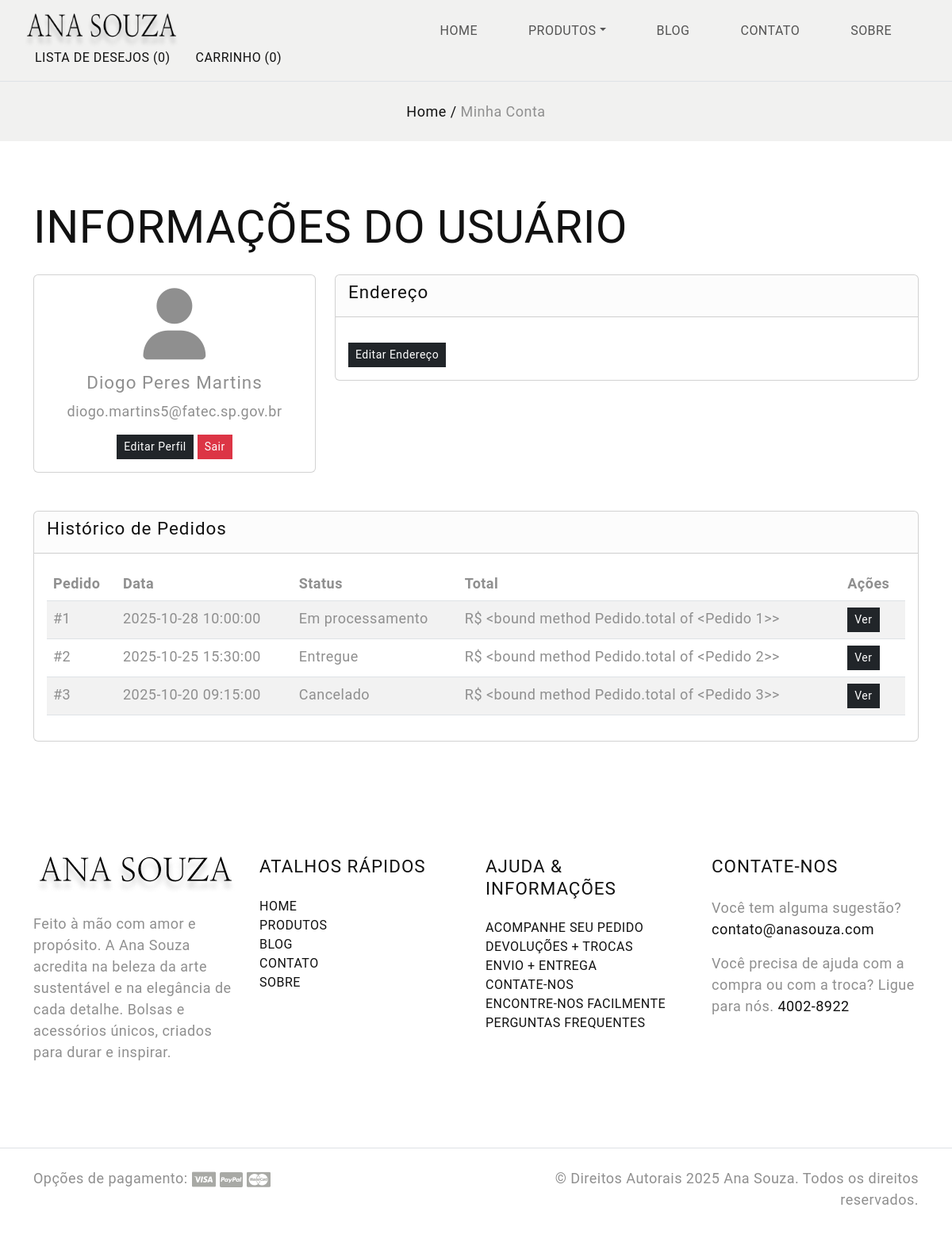
Screenshot of /user (signed in) with the database file from the repository.
### app.py (models this page shows, shortened)
class Usuario(db.Model):
    id = db.Column(db.Integer, primary_key=True)
    nome = db.Column(db.String(100))
    email = db.Column(db.String(100), unique=True)
    senha = db.Column(db.String(200))
    data_nascimento = db.Column(db.String(10))
    telefone = db.Column(db.String(15))

class Pedido(db.Model):
    id = db.Column(db.Integer, primary_key=True)
    data = db.Column(db.DateTime, default=datetime.utcnow)
    status = db.Column(db.String(50), default="Em processamento")
    usuario_id = db.Column(db.Integer, db.ForeignKey("usuario.id"), nullable=False)
    itens = db.relationship("PedidoProduto", backref="pedido", lazy=True)

### app.py (the view)
@app.route('/user')
def user_info():
    user_email = session.get('usuario')
    if not user_email:
        return redirect(url_for('login'))
    user = Usuario.query.filter_by(email=user_email).first()
    if not user:
        return redirect(url_for('login'))
    pedidos = Pedido.query.filter_by(usuario_id=user.id).order_by(Pedido.data.desc()).all()
    return render_template('user_info.html', user=user, pedidos=pedidos)

### templates/user_info.html (shortened to what this page needs)
<!DOCTYPE html>
<html lang="pt-BR">
<head>
  <link href="https://cdn.jsdelivr.net/npm/bootstrap@5.3.0-alpha3/dist/css/bootstrap.min.css" rel="stylesheet">
  <link rel="stylesheet" href="https://cdnjs.cloudflare.com/ajax/libs/font-awesome/6.4.2/css/all.min.css">
  <link rel="stylesheet" href="{{ url_for('static', filename='css/style.css') }}">
</head>
<body class="homepage">
  {% include 'navbar.html' %}
  <section class="hero-section bg-light py-4">
    <div class="container">
      <div class="row">
        <div class="text-center">
          <div class="breadcrumbs">
            <span class="item"><a href="{{ url_for('home') }}">Home /</a></span>
            <span class="item">Minha Conta</span>
          </div>
        </div>
      </div>
    </div>
  </section>
  <section id="user-info" class="py-5">
    <div class="container">
      <h2 class="section-title text-uppercase mb-4">Informações do Usuário</h2>
      <div class="row">
        <div class="col-md-4 mb-4">
          <div class="card">
            <div class="card-body text-center">
              <i class="fa-solid fa-user fa-5x mb-3"></i>
              <h5 class="card-title">{{ user.nome }}</h5>
              <p class="card-text">{{ user.email }}</p>
              <a href="{{ url_for('edit_profile') }}" class="btn btn-dark btn-sm">Editar Perfil</a>
              <a href="{{ url_for('logout') }}" class="btn btn-danger btn-sm">Sair</a>
            </div>
          </div>
        </div>
        <div class="col-md-8 mb-4">
          <div class="card">
            <div class="card-header">
              <h5>Endereço</h5>
            </div>
            <div class="card-body">
              <a href="{{ url_for('edit_address') }}" class="btn btn-dark btn-sm">Editar Endereço</a>
            </div>
          </div>
        </div>
      </div>
      <div class="row mt-4">
        <div class="col-12">
          <div class="card">
            <div class="card-header">
              <h5>Histórico de Pedidos</h5>
            </div>
            <div class="card-body table-responsive">
              <table class="table table-striped">
                <thead>
                  <tr>
                    <th>Pedido</th>
                    <th>Data</th>
                    <th>Status</th>
                    <th>Total</th>
                    <th>Ações</th>
                  </tr>
                </thead>
                <tbody>
                  {% for pedido in pedidos %}
                  <tr>
                    <td>#{{ pedido.id }}</td>
                    <td>{{ pedido.data }}</td>
                    <td>{{ pedido.status }}</td>
                    <td>R$ {{ pedido.total }}</td>
                    <td><a href="{{ url_for('order_details', id=pedido.id) }}" class="btn btn-sm btn-dark">Ver</a></td>
                  </tr>
                  {% else %}
                  <tr>
                    <td colspan="5" class="text-center">Nenhum pedido encontrado</td>
                  </tr>
                  {% endfor %}
                </tbody>
              </table>
            </div>
          </div>
        </div>
      </div>
    </div>
  </section>
    <footer id="footer" class="mt-5">
    <div class="container">
      <div class="row d-flex flex-wrap justify-content-between py-5">
        <div class="col-md-3 col-sm-6">
          <div class="footer-menu footer-menu-001">
            <div class="footer-intro mb-4">
              <a href="{{ url_for('home') }}">
                <img src="static/resource/logo.png" alt="logo">
              </a>
            </div>
            <p>Feito à mão com amor e propósito. A Ana Souza acredita na beleza da arte sustentável e na elegância de cada detalhe.
              Bolsas e acessórios únicos, criados para durar e inspirar.</p>
            <div class="social-links">
              <ul class="list-unstyled d-flex flex-wrap gap-3">
                <li>
                  <a href="#" class="text-secondary">
                    <svg width="24" height="24" viewBox="0 0 24 24">
                      <use xlink:href="#facebook"></use>
                    </svg>
                  </a>
                </li>
                <li>
                  <a href="#" class="text-secondary">
                    <svg width="24" height="24" viewBox="0 0 24 24">
                      <use xlink:href="#twitter"></use>
                    </svg>
                  </a>
                </li>
                <li>
                  <a href="#" class="text-secondary">
                    <svg width="24" height="24" viewBox="0 0 24 24">
                      <use xlink:href="#youtube"></use>
                    </svg>
                  </a>
                </li>
                <li>
                  <a href="#" class="text-secondary">
                    <svg width="24" height="24" viewBox="0 0 24 24">
                      <use xlink:href="#pinterest"></use>
                    </svg>
                  </a>
                </li>
                <li>
                  <a href="#" class="text-secondary">
                    <svg width="24" height="24" viewBox="0 0 24 24">
                      <use xlink:href="#instagram"></use>
                    </svg>
                  </a>
                </li>
              </ul>
            </div>
          </div>
        </div>
        <div class="col-md-3 col-sm-6">
          <div class="footer-menu footer-menu-002">
            <h5 class="widget-title text-uppercase mb-4">Atalhos rápidos</h5>
            <ul class="menu-list list-unstyled text-uppercase border-animation-left fs-6">
              <li class="menu-item">
                <a href="{{ url_for('home') }}" class="item-anchor">Home</a>
              </li>
              <li class="menu-item">
                <a href="{{ url_for('all_products') }}" class="item-anchor">Produtos</a>
              </li>
              <li class="menu-item">
                <a href="{{ url_for('blog') }}" class="item-anchor">Blog</a>
              </li>
              <li class="menu-item">
                <a href="{{ url_for('contact') }}" class="item-anchor">Contato</a>
              </li>
              <li class="menu-item">
                <a href="{{ url_for('lading_page') }}" class="item-anchor">Sobre</a>
              </li>
            </ul>
          </div>
        </div>
        <div class="col-md-3 col-sm-6">
          <div class="footer-menu footer-menu-003">
            <h5 class="widget-title text-uppercase mb-4">Ajuda & Informações</h5>
            <ul class="menu-list list-unstyled text-uppercase border-animation-left fs-6">
              <li class="menu-item">
                <a href="#" class="item-anchor">Acompanhe seu pedido</a>
              </li>
              <li class="menu-item">
                <a href="#" class="item-anchor">Devoluções + Trocas</a>
              </li>
              <li class="menu-item">
                <a href="#" class="item-anchor">Envio + Entrega</a>
              </li>
              <li class="menu-item">
                <a href="{{ url_for('contact') }}" class="item-anchor">Contate-nos</a>
              </li>
              <li class="menu-item">
                <a href="{{ url_for('contact') }}" class="item-anchor">Encontre-nos facilmente</a>
              </li>
              <li class="menu-item">
                <a href="#" class="item-anchor">Perguntas Frequentes</a>
              </li>
            </ul>
          </div>
        </div>
        <div class="col-md-3 col-sm-6">
          <div class="footer-menu footer-menu-004 border-animation-left">
            <h5 class="widget-title text-uppercase mb-4">Contate-nos</h5>
            <p>Você tem alguma sugestão? <a href="mailto:contato@yourcompany.com"
                class="item-anchor">contato@anasouza.com</a></p>
            <p>Você precisa de ajuda com a compra ou com a troca? Ligue para nós. <a href="tel:40028922" class="item-anchor">4002-8922</a>
            </p>
          </div>
        </div>
      </div>
    </div>
    <div class="border-top py-4">
      <div class="container">
        <div class="row">
          <div class="col-md-6 d-flex flex-wrap">
            <div class="payment-option">
              <span>Opções de pagamento:</span>
              <img src="static/resource/visa-card.png" alt="card">
              <img src="static/resource/paypal-card.png" alt="card">
              <img src="static/resource/master-card.png" alt="card">
            </div>
          </div>
          <div class="col-md-6 text-end">
            <p>© Direitos Autorais 2025 Ana Souza. Todos os direitos reservados. </p>
          </div>
        </div>
      </div>
    </div>
  </footer>
</body>
</html>

### static/css/style.css (style rules this page uses)
body { --heading-font: "Marcellus", Roboto, sans-serif; --heading-font-weight: 400; --heading-color: #111; --heading-line-height: 1.24; --swiper-theme-color: #8C907E; --bs-body-font-family: "Jost", Roboto, sans-serif; --bs-body-font-size: 18px; --bs-body-font-weight: 400; --bs-body-line-height: 1.5; --bs-body-color: #8f8f8f; --bs-body-color-rgb: 143, 143, 143; --bs-primary: #8C907E; --bs-secondary: #6c757d; --bs-black: #111; --bs-light: #F1F1F0; --bs-dark: #212529; --bs-gray: #9aa1a7; --bs-gray-dark: #51565b; --bs-primary-rgb: 140, 144, 126; --bs-secondary-rgb: 108, 117, 125; --bs-black-rgb: 17, 17, 17; --bs-light-rgb: 241, 241, 240; --bs-dark-rgb: 33, 37, 41; --bs-link-color: #111; --bs-link-color-rgb: 17, 17, 17; --bs-link-decoration: underline; --bs-link-hover-color: #111; --bs-link-hover-color-rgb: 17, 17, 17; }
body { letter-spacing: 0.03rem; }
h1, .h1, h2, .h2, h3, .h3, h4, .h4, h5, .h5, h6, .h6 { font-family: var(--heading-font); font-weight: var(--heading-font-weight); color: var(--heading-color); line-height: var(--heading-line-height); }
h1, h2, h3 { margin: 25px 0; }
h5, h6 { letter-spacing: 1px; }
h2, .h2 { font-size: 3.6rem; }
h5, .h5 { font-size: 1.4rem; }
a { text-decoration: none; }
.btn { --bs-btn-border-radius: 0; }
.border-animation-left .item-anchor { position: relative; margin-bottom: 20px; }
.border-animation-left .item-anchor:after { content: ""; position: absolute; width: 0; height: 1px; left: 0; bottom: 0; z-index: 9; background: var(--bs-dark); transition: all 0.5s ease; }
.border-animation-left.light-border .item-anchor:after, .border-animation-left .item-anchor:after { background: var(--bs-dark); }

### rows the page displays
Usuario: nome "Diogo Peres Martins", email "diogo.martins5@fatec.sp.gov.br"
Pedido: id "1", data "2025-10-28 10:00:00", status "Em processamento", total "<bound method Pedido.total of <Pedido 1>>"
Pedido: id "2", data "2025-10-25 15:30:00", status "Entregue", total "<bound method Pedido.total of <Pedido 2>>"
Pedido: id "3", data "2025-10-20 09:15:00", status "Cancelado", total "<bound method Pedido.total of <Pedido 3>>"
